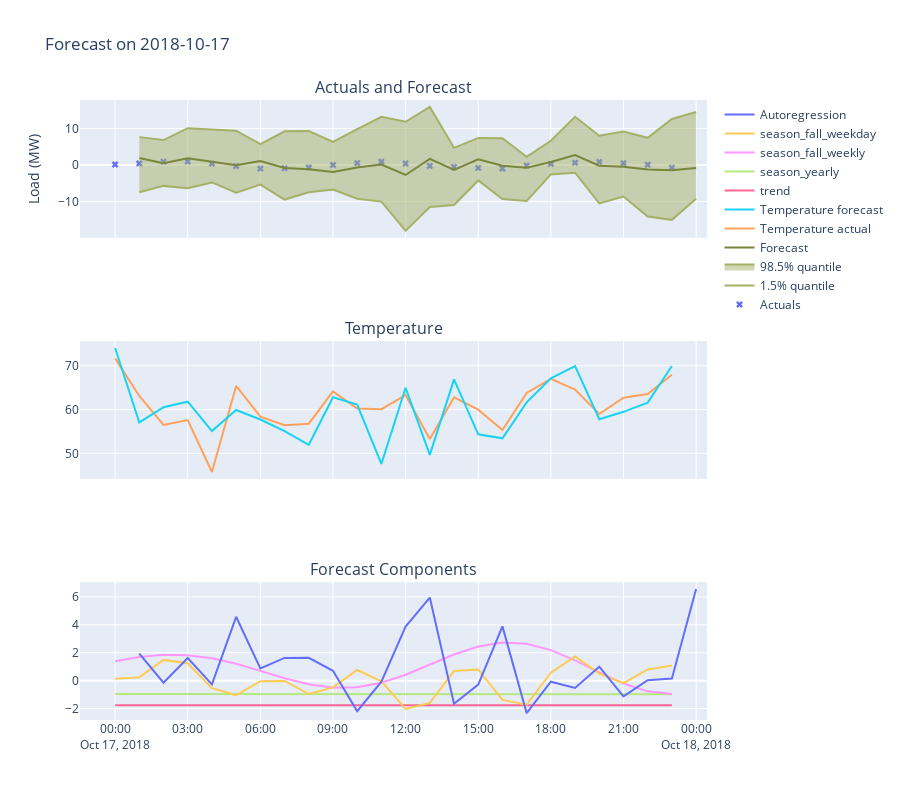

The code cell stored with this chart in its notebook:
### Code cell
@interact_manual
def show_forecast_uncertainty(date = widgets.DatePicker()):
    start = pd.to_datetime(date)
    end = start + pd.DateOffset(days=1)

    # get forecast
    np_yhats = get_day_ahead_format(start, 'yhat')
    np_yhats_lower = get_day_ahead_format(start, '1.5%')
    np_yhats_upper = get_day_ahead_format(start, '98.5%')
    np_ar = get_day_ahead_format(start, 'ar')

    # get actual, temp and temp forecast
    forecast_window = forecast[(forecast['ds'] >= start) & (forecast['ds'] < end)]
    df_window = df[(df['ds'] >= start) & (df['ds'] < end)]

    # get components
    seasonalities_to_plot = []
    for season in season_cols:
        if np.abs(forecast_window[season].sum()) > 0:
            seasonalities_to_plot.append(season)

    fig = make_subplots(rows=3, cols=1, shared_xaxes=True, subplot_titles=('Actuals and Forecast', 'Temperature', 'Forecast Components'))

    # plot LBA actuals as dots not as a line
    fig.add_trace(go.Scatter(x=forecast_window['ds'], y=forecast_window['y'], name='Actuals', mode='markers', marker=dict(symbol='x')), row=1, col=1)

    # plot forecast and uncertainty
    fig.add_trace(go.Scatter(x=np_yhats_lower['ds'], y=np_yhats_lower['1.5%'], fill=None, mode='lines', line_color='#A6B168', name='1.5% quantile'), row=1, col=1)
    fig.add_trace(go.Scatter(x=np_yhats_upper['ds'], y=np_yhats_upper['98.5%'], fill='tonexty', mode='lines', line_color='#A6B168', name='98.5% quantile'), row=1, col=1)
    fig.add_trace(go.Scatter(x=np_yhats['ds'], y=np_yhats['yhat'], name='Forecast', line_color='#7A863B'), row=1, col=1)

    # plot temperature
    fig.add_trace(go.Scatter(x=df_window['ds'], y=df_window['temp_actual'], mode='lines', name='Temperature actual'), row=2, col=1)
    fig.add_trace(go.Scatter(x=df_window['ds'], y=df_window['temp_forecast'], mode='lines', name='Temperature forecast'), row=2, col=1)

    # plot different seasons of seasons_to_plot
    for season in seasonalities_to_plot:
        fig.add_trace(go.Scatter(x=forecast_window['ds'], y=forecast_window[season], name=season), row=3, col=1)
    fig.add_trace(go.Scatter(x=np_ar['ds'], y=np_ar['ar'], name='Autoregression'), row=3, col=1)

    # Updating layout for the first figure (df_LBA)
    fig.update_layout(
        title=f'Forecast on {date}',
        yaxis=dict(title='Load (MW)'), 
        #width=1000,
        height=800
    )
    fig.show()
